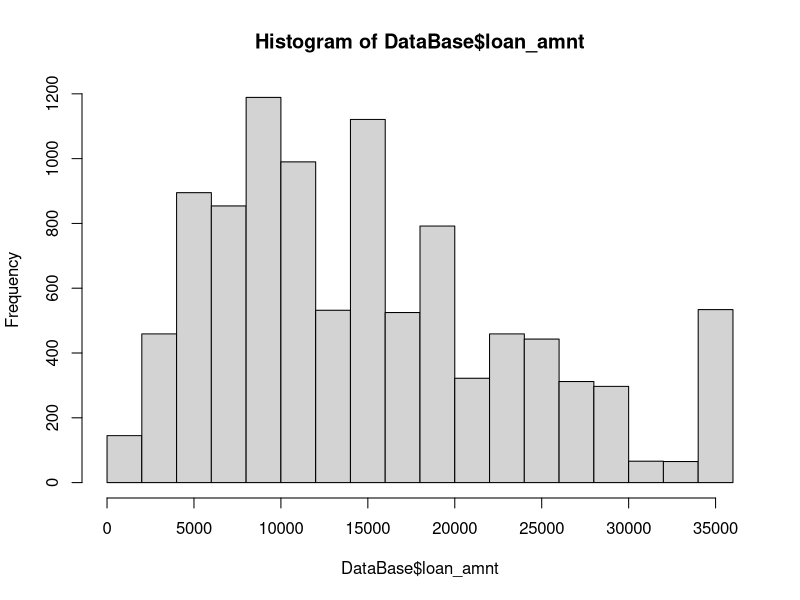
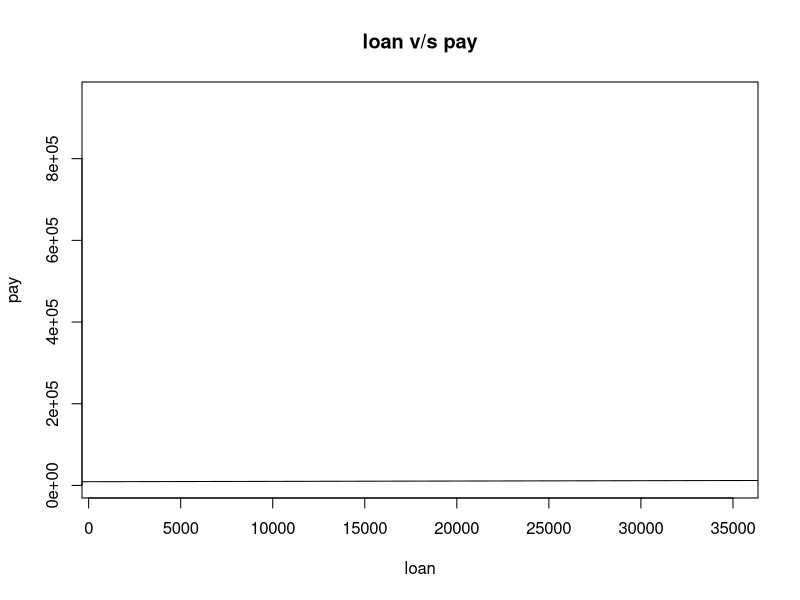

R code for these plots, in order: (Note: this script raises an error after producing the figures.)
DataBase<-read.csv("Loan__Dataset.csv", sep=",")
hist(DataBase$loan_amnt)
str(DataBase)

family <- as.factor(DataBase[,4])
plot(DataBase$loan_amnt,DataBase$annual_inc,pch=16,col=family
    [unclass(DataBase$grade)],main="loan v/s pay",
    xlab="loan",
    ylab="pay")
abline(lm(loan_amnt~annual_inc,data=DataBase)$coefficients,col="black")

OurDat <- DataBase[,c(2,6,9,10)]
OurModel1 <- rpart::rpart(loan_amnt ~., data=OurDat, method="anova")
OurModel1

OurPredictedData <- predict(OurModel1, OurDat)
OurPredictedData

MeanAbsErr <- function (actual, predicted) { mean(abs(actual - predicted)) }
MeanAbsErr(OurDat$loan_amnt, OurPredictedData)

try<-DataBase %>%
  select(grade,loan_amnt,annual_inc,installment) %>%
  group_by(grade) %>%
  summarise(loan_amnt=mean(loan_amnt),annual_inc=mean(annual_inc),installment=mean(installment))
try

m1<-mean(DataBase$loan_amnt);std1<-sqrt(var(DataBase$loan_amnt))
hist(DataBase$loan_amnt,prob=T,main="Loan Amt")
curve(dnorm(x,mean=m1,sd=std1),col="darkblue",lwd=2,add=TRUE)

pie(table(DataBase$grade))
pie(table(DataBase$purpose))
library(ggplot2)
df.try<-data.frame(c_var=DataBase$grade,n_var=DataBase$loan_amnt)
ggplot2::ggplot(data=df.try,aes(x=c_var,y=n_var))+geom_bar(stat="identity")

x=DataBase[,c(2,3,4,5,9,11)]
set.seed(100)
trainingRowIndex<-sample(1:nrow(x),0.8*nrow(x))
trainingData<-x[trainingRowIndex,]
testData<-x[-trainingRowIndex,]
lmMod<-lm(loan_amnt~.,data=x);lmMod
distPred<-predict(lmMod,testData)
summary(lmMod)
